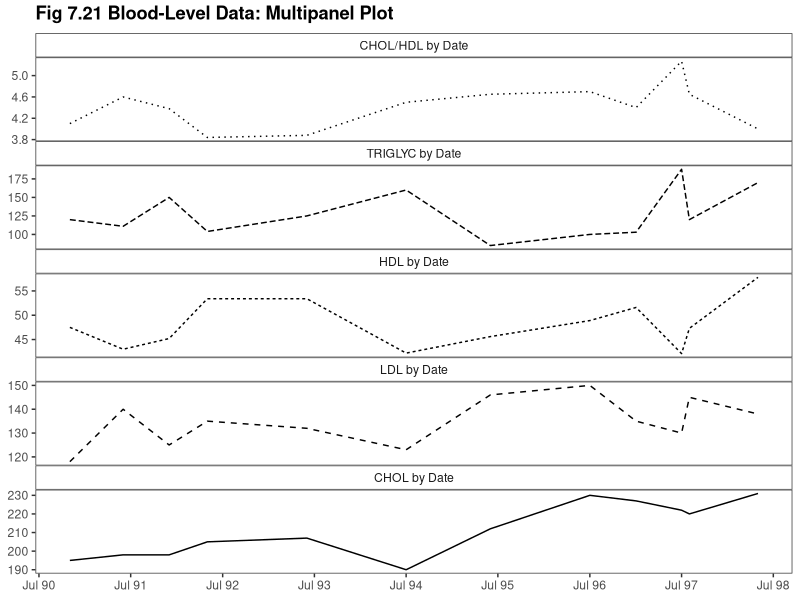
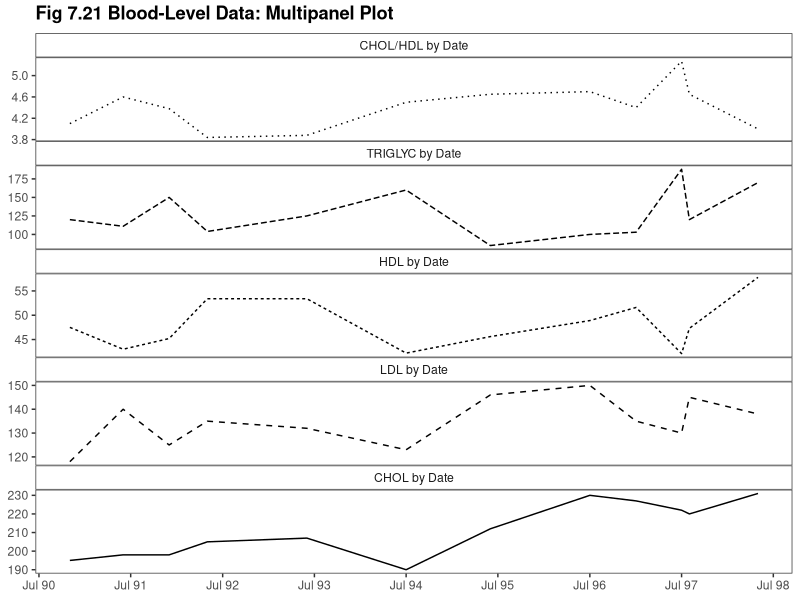

Reproduce these figures in R, in order.
library(ggplot2)
library(scales) #date_format()
library(grid) #unit()
library(reshape2)
library(plyr) # revalue()

this_base <- "fig07-21_blood-level-data-multipanel-plot"

my_data <- 
  data.frame(time = as.Date(c("1990-11-01", "1991-06-01", "1991-12-01",
                              "1992-05-01", "1993-06-01", "1994-07-01",
                              "1995-06-01", "1996-07-01", "1997-01-01", 
                              "1997-07-01", "1997-08-01", "1998-05-01")),
             C = c(195, 198, 198, 205, 207, 190, 212, 230, 227, 222, 220, 231),
             T = c(120, 111, 150, 104, 125, 160, 85, 100, 103, 188, 120, 170),
             L = c(118, 140, 125, 135, 132, 123, 146, 150, 135, 130, 145, 138),
             H = c(47.5, 43.0, 45.2, 53.4, 53.4, 42.2, 
                   45.6, 48.9, 51.6, 42.1, 47.3, 57.8),
             R = c(4.1, 4.6, 4.38, 3.84, 3.88, 4.5, 
                   4.65, 4.7, 4.4, 5.27, 4.65, 4.0))
my_data_long <- melt(my_data, id = "time",
                     variable.name = "lipid", value.name = "level")
my_data_long$lipid <- factor(my_data_long$lipid, c("R", "T", "H", "L", "C"))
my_data_long$lipid <-
  revalue(my_data_long$lipid,
          c("C" = "CHOL by Date", "T" = "TRIGLYC by Date",
            "L" = "LDL by Date", "H" = "HDL by Date",
            "R" = "CHOL/HDL by Date"))

p <- ggplot(my_data_long, aes(x = time, y = level)) +
  geom_line(aes(linetype = rev(lipid)), show_guide = FALSE) +
  facet_wrap(~ lipid, ncol = 1, scales = "free_y") + 
  scale_x_date(breaks = seq(as.Date("1990-07-01"), as.Date("1998-07-01"), 
                            "year"), labels = date_format("%b %y")) +
  ggtitle("Fig 7.21 Blood-Level Data: Multipanel Plot") + 
  theme_bw() + 
  theme(panel.grid.major = element_blank(),
        panel.grid.minor = element_blank(),
        panel.margin = unit(0, "lines"),
        plot.title = element_text(size = rel(1.2), face = "bold", vjust = 1.5),
        axis.title = element_blank(),
        strip.background = element_rect(fill = "white"))

p

ggsave(paste0(this_base, ".png"), p, width = 6, height = 6)

## note: my_data is estimated
